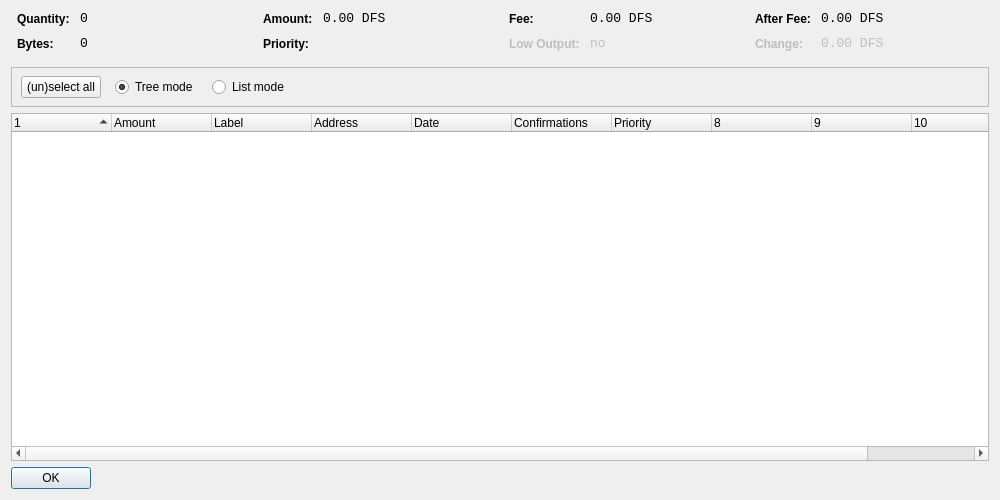
<?xml version="1.0" encoding="UTF-8"?>
<ui version="4.0">
 <class>CoinControlDialog</class>
 <widget class="QDialog" name="CoinControlDialog">
  <property name="geometry">
   <rect>
    <x>0</x>
    <y>0</y>
    <width>1000</width>
    <height>500</height>
   </rect>
  </property>
  <property name="windowTitle">
   <string>Coin Control</string>
  </property>
  <layout class="QVBoxLayout" name="verticalLayout">
   <item>
    <layout class="QHBoxLayout" name="horizontalLayoutTop" stretch="0,0,0,0">
     <property name="topMargin">
      <number>0</number>
     </property>
     <property name="bottomMargin">
      <number>10</number>
     </property>
     <item>
      <layout class="QFormLayout" name="formLayoutCoinControl1">
       <property name="horizontalSpacing">
        <number>10</number>
       </property>
       <property name="verticalSpacing">
        <number>10</number>
       </property>
       <property name="leftMargin">
        <number>6</number>
       </property>
       <property name="rightMargin">
        <number>6</number>
       </property>
       <item row="0" column="0">
        <widget class="QLabel" name="labelCoinControlQuantityText">
         <property name="styleSheet">
          <string notr="true">font-weight:bold;</string>
         </property>
         <property name="text">
          <string>Quantity:</string>
         </property>
        </widget>
       </item>
       <item row="0" column="1">
        <widget class="QLabel" name="labelCoinControlQuantity">
         <property name="font">
          <font>
           <family>Monospace</family>
           <pointsize>10</pointsize>
          </font>
         </property>
         <property name="cursor">
          <cursorShape>IBeamCursor</cursorShape>
         </property>
         <property name="contextMenuPolicy">
          <enum>Qt::ActionsContextMenu</enum>
         </property>
         <property name="text">
          <string notr="true">0</string>
         </property>
         <property name="textInteractionFlags">
          <set>Qt::LinksAccessibleByMouse|Qt::TextSelectableByKeyboard|Qt::TextSelectableByMouse</set>
         </property>
        </widget>
       </item>
       <item row="1" column="0">
        <widget class="QLabel" name="labelCoinControlBytesText">
         <property name="styleSheet">
          <string notr="true">font-weight:bold;</string>
         </property>
         <property name="text">
          <string>Bytes:</string>
         </property>
        </widget>
       </item>
       <item row="1" column="1">
        <widget class="QLabel" name="labelCoinControlBytes">
         <property name="font">
          <font>
           <family>Monospace</family>
           <pointsize>10</pointsize>
          </font>
         </property>
         <property name="cursor">
          <cursorShape>IBeamCursor</cursorShape>
         </property>
         <property name="contextMenuPolicy">
          <enum>Qt::ActionsContextMenu</enum>
         </property>
         <property name="text">
          <string notr="true">0</string>
         </property>
         <property name="textInteractionFlags">
          <set>Qt::LinksAccessibleByMouse|Qt::TextSelectableByKeyboard|Qt::TextSelectableByMouse</set>
         </property>
        </widget>
       </item>
      </layout>
     </item>
     <item>
      <layout class="QFormLayout" name="formLayoutCoinControl2">
       <property name="horizontalSpacing">
        <number>10</number>
       </property>
       <property name="verticalSpacing">
        <number>10</number>
       </property>
       <property name="leftMargin">
        <number>6</number>
       </property>
       <property name="rightMargin">
        <number>6</number>
       </property>
       <item row="0" column="0">
        <widget class="QLabel" name="labelCoinControlAmountText">
         <property name="styleSheet">
          <string notr="true">font-weight:bold;</string>
         </property>
         <property name="text">
          <string>Amount:</string>
         </property>
        </widget>
       </item>
       <item row="0" column="1">
        <widget class="QLabel" name="labelCoinControlAmount">
         <property name="font">
          <font>
           <family>Monospace</family>
           <pointsize>10</pointsize>
          </font>
         </property>
         <property name="cursor">
          <cursorShape>IBeamCursor</cursorShape>
         </property>
         <property name="contextMenuPolicy">
          <enum>Qt::ActionsContextMenu</enum>
         </property>
         <property name="text">
          <string notr="true">0.00 DFS</string>
         </property>
         <property name="textInteractionFlags">
          <set>Qt::LinksAccessibleByMouse|Qt::TextSelectableByKeyboard|Qt::TextSelectableByMouse</set>
         </property>
        </widget>
       </item>
       <item row="1" column="0">
        <widget class="QLabel" name="labelCoinControlPriorityText">
         <property name="styleSheet">
          <string notr="true">font-weight:bold;</string>
         </property>
         <property name="text">
          <string>Priority:</string>
         </property>
        </widget>
       </item>
       <item row="1" column="1">
        <widget class="QLabel" name="labelCoinControlPriority">
         <property name="font">
          <font>
           <family>Monospace</family>
           <pointsize>10</pointsize>
          </font>
         </property>
         <property name="cursor">
          <cursorShape>IBeamCursor</cursorShape>
         </property>
         <property name="contextMenuPolicy">
          <enum>Qt::ActionsContextMenu</enum>
         </property>
         <property name="text">
          <string/>
         </property>
         <property name="textInteractionFlags">
          <set>Qt::LinksAccessibleByMouse|Qt::TextSelectableByKeyboard|Qt::TextSelectableByMouse</set>
         </property>
        </widget>
       </item>
      </layout>
     </item>
     <item>
      <layout class="QFormLayout" name="formLayoutCoinControl3">
       <property name="horizontalSpacing">
        <number>10</number>
       </property>
       <property name="verticalSpacing">
        <number>10</number>
       </property>
       <property name="leftMargin">
        <number>6</number>
       </property>
       <property name="rightMargin">
        <number>6</number>
       </property>
       <item row="0" column="0">
        <widget class="QLabel" name="labelCoinControlFeeText">
         <property name="styleSheet">
          <string notr="true">font-weight:bold;</string>
         </property>
         <property name="text">
          <string>Fee:</string>
         </property>
        </widget>
       </item>
       <item row="0" column="1">
        <widget class="QLabel" name="labelCoinControlFee">
         <property name="font">
          <font>
           <family>Monospace</family>
           <pointsize>10</pointsize>
          </font>
         </property>
         <property name="cursor">
          <cursorShape>IBeamCursor</cursorShape>
         </property>
         <property name="contextMenuPolicy">
          <enum>Qt::ActionsContextMenu</enum>
         </property>
         <property name="text">
          <string notr="true">0.00 DFS</string>
         </property>
         <property name="textInteractionFlags">
          <set>Qt::LinksAccessibleByMouse|Qt::TextSelectableByKeyboard|Qt::TextSelectableByMouse</set>
         </property>
        </widget>
       </item>
       <item row="1" column="0">
        <widget class="QLabel" name="labelCoinControlLowOutputText">
         <property name="enabled">
          <bool>false</bool>
         </property>
         <property name="styleSheet">
          <string notr="true">font-weight:bold;</string>
         </property>
         <property name="text">
          <string>Low Output:</string>
         </property>
        </widget>
       </item>
       <item row="1" column="1">
        <widget class="QLabel" name="labelCoinControlLowOutput">
         <property name="enabled">
          <bool>false</bool>
         </property>
         <property name="font">
          <font>
           <family>Monospace</family>
           <pointsize>10</pointsize>
          </font>
         </property>
         <property name="cursor">
          <cursorShape>IBeamCursor</cursorShape>
         </property>
         <property name="contextMenuPolicy">
          <enum>Qt::ActionsContextMenu</enum>
         </property>
         <property name="text">
          <string notr="true">no</string>
         </property>
         <property name="textInteractionFlags">
          <set>Qt::LinksAccessibleByMouse|Qt::TextSelectableByKeyboard|Qt::TextSelectableByMouse</set>
         </property>
        </widget>
       </item>
      </layout>
     </item>
     <item>
      <layout class="QFormLayout" name="formLayoutCoinControl4">
       <property name="horizontalSpacing">
        <number>10</number>
       </property>
       <property name="verticalSpacing">
        <number>10</number>
       </property>
       <property name="leftMargin">
        <number>6</number>
       </property>
       <property name="rightMargin">
        <number>6</number>
       </property>
       <item row="0" column="0">
        <widget class="QLabel" name="labelCoinControlAfterFeeText">
         <property name="styleSheet">
          <string notr="true">font-weight:bold;</string>
         </property>
         <property name="text">
          <string>After Fee:</string>
         </property>
        </widget>
       </item>
       <item row="0" column="1">
        <widget class="QLabel" name="labelCoinControlAfterFee">
         <property name="font">
          <font>
           <family>Monospace</family>
           <pointsize>10</pointsize>
          </font>
         </property>
         <property name="cursor">
          <cursorShape>IBeamCursor</cursorShape>
         </property>
         <property name="contextMenuPolicy">
          <enum>Qt::ActionsContextMenu</enum>
         </property>
         <property name="text">
          <string notr="true">0.00 DFS</string>
         </property>
         <property name="textInteractionFlags">
          <set>Qt::LinksAccessibleByMouse|Qt::TextSelectableByKeyboard|Qt::TextSelectableByMouse</set>
         </property>
        </widget>
       </item>
       <item row="1" column="0">
        <widget class="QLabel" name="labelCoinControlChangeText">
         <property name="enabled">
          <bool>false</bool>
         </property>
         <property name="styleSheet">
          <string notr="true">font-weight:bold;</string>
         </property>
         <property name="text">
          <string>Change:</string>
         </property>
        </widget>
       </item>
       <item row="1" column="1">
        <widget class="QLabel" name="labelCoinControlChange">
         <property name="enabled">
          <bool>false</bool>
         </property>
         <property name="font">
          <font>
           <family>Monospace</family>
           <pointsize>10</pointsize>
          </font>
         </property>
         <property name="cursor">
          <cursorShape>IBeamCursor</cursorShape>
         </property>
         <property name="contextMenuPolicy">
          <enum>Qt::ActionsContextMenu</enum>
         </property>
         <property name="text">
          <string notr="true">0.00 DFS</string>
         </property>
         <property name="textInteractionFlags">
          <set>Qt::LinksAccessibleByMouse|Qt::TextSelectableByKeyboard|Qt::TextSelectableByMouse</set>
         </property>
        </widget>
       </item>
      </layout>
     </item>
    </layout>
   </item>
   <item>
    <widget class="QFrame" name="frame">
     <property name="minimumSize">
      <size>
       <width>0</width>
       <height>40</height>
      </size>
     </property>
     <property name="frameShape">
      <enum>QFrame::StyledPanel</enum>
     </property>
     <property name="frameShadow">
      <enum>QFrame::Sunken</enum>
     </property>
     <widget class="QWidget" name="horizontalLayoutWidget">
      <property name="geometry">
       <rect>
        <x>10</x>
        <y>0</y>
        <width>781</width>
        <height>41</height>
       </rect>
      </property>
      <layout class="QHBoxLayout" name="horizontalLayoutPanel" stretch="0,0,0,0,0">
       <property name="spacing">
        <number>14</number>
       </property>
       <item>
        <widget class="QPushButton" name="pushButtonSelectAll">
         <property name="sizePolicy">
          <sizepolicy hsizetype="Maximum" vsizetype="Fixed">
           <horstretch>0</horstretch>
           <verstretch>0</verstretch>
          </sizepolicy>
         </property>
         <property name="text">
          <string>(un)select all</string>
         </property>
        </widget>
       </item>
       <item>
        <widget class="QRadioButton" name="radioTreeMode">
         <property name="sizePolicy">
          <sizepolicy hsizetype="Maximum" vsizetype="Fixed">
           <horstretch>0</horstretch>
           <verstretch>0</verstretch>
          </sizepolicy>
         </property>
         <property name="text">
          <string>Tree mode</string>
         </property>
         <property name="checked">
          <bool>true</bool>
         </property>
        </widget>
       </item>
       <item>
        <widget class="QRadioButton" name="radioListMode">
         <property name="sizePolicy">
          <sizepolicy hsizetype="Maximum" vsizetype="Fixed">
           <horstretch>0</horstretch>
           <verstretch>0</verstretch>
          </sizepolicy>
         </property>
         <property name="text">
          <string>List mode</string>
         </property>
        </widget>
       </item>
       <item>
        <spacer name="horizontalSpacer">
         <property name="orientation">
          <enum>Qt::Horizontal</enum>
         </property>
         <property name="sizeHint" stdset="0">
          <size>
           <width>40</width>
           <height>20</height>
          </size>
         </property>
        </spacer>
       </item>
      </layout>
     </widget>
    </widget>
   </item>
   <item>
    <widget class="CoinControlTreeWidget" name="treeWidget">
     <property name="contextMenuPolicy">
      <enum>Qt::CustomContextMenu</enum>
     </property>
     <property name="sortingEnabled">
      <bool>false</bool>
     </property>
     <property name="columnCount">
      <number>11</number>
     </property>
     <attribute name="headerShowSortIndicator" stdset="0">
      <bool>true</bool>
     </attribute>
     <attribute name="headerStretchLastSection">
      <bool>false</bool>
     </attribute>
     <column>
      <property name="text">
       <string/>
      </property>
     </column>
     <column>
      <property name="text">
       <string>Amount</string>
      </property>
     </column>
     <column>
      <property name="text">
       <string>Label</string>
      </property>
     </column>
     <column>
      <property name="text">
       <string>Address</string>
      </property>
     </column>
     <column>
      <property name="text">
       <string>Date</string>
      </property>
     </column>
     <column>
      <property name="text">
       <string>Confirmations</string>
      </property>
      <property name="toolTip">
       <string>Confirmed</string>
      </property>
     </column>
     <column>
      <property name="text">
       <string>Priority</string>
      </property>
     </column>
     <column>
      <property name="text">
       <string/>
      </property>
     </column>
     <column>
      <property name="text">
       <string/>
      </property>
     </column>
     <column>
      <property name="text">
       <string/>
      </property>
     </column>
     <column>
      <property name="text">
       <string/>
      </property>
     </column>
    </widget>
   </item>
   <item>
    <widget class="QDialogButtonBox" name="buttonBox">
     <property name="sizePolicy">
      <sizepolicy hsizetype="Maximum" vsizetype="Fixed">
       <horstretch>0</horstretch>
       <verstretch>0</verstretch>
      </sizepolicy>
     </property>
     <property name="orientation">
      <enum>Qt::Horizontal</enum>
     </property>
     <property name="standardButtons">
      <set>QDialogButtonBox::Ok</set>
     </property>
    </widget>
   </item>
  </layout>
 </widget>
 <customwidgets>
  <customwidget>
   <class>CoinControlTreeWidget</class>
   <extends>QTreeWidget</extends>
   <header>coincontroltreewidget.h</header>
  </customwidget>
 </customwidgets>
 <resources/>
 <connections/>
</ui>
